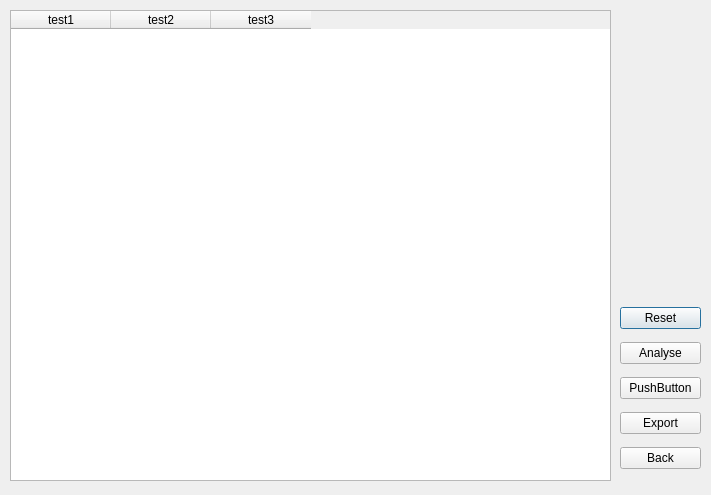
<?xml version="1.0" encoding="UTF-8"?>
<ui version="4.0">
 <class>Dialog</class>
 <widget class="QDialog" name="Dialog">
  <property name="geometry">
   <rect>
    <x>0</x>
    <y>0</y>
    <width>711</width>
    <height>495</height>
   </rect>
  </property>
  <property name="windowTitle">
   <string>Result</string>
  </property>
  <widget class="QTableWidget" name="tableWidget">
   <property name="geometry">
    <rect>
     <x>10</x>
     <y>10</y>
     <width>601</width>
     <height>471</height>
    </rect>
   </property>
   <column>
    <property name="text">
     <string>test1</string>
    </property>
   </column>
   <column>
    <property name="text">
     <string>test2</string>
    </property>
   </column>
   <column>
    <property name="text">
     <string>test3</string>
    </property>
   </column>
  </widget>
  <widget class="QWidget" name="verticalLayoutWidget">
   <property name="geometry">
    <rect>
     <x>620</x>
     <y>300</y>
     <width>81</width>
     <height>181</height>
    </rect>
   </property>
   <layout class="QVBoxLayout" name="verticalLayout">
    <item>
     <widget class="QPushButton" name="pushButton_3">
      <property name="text">
       <string>Reset</string>
      </property>
     </widget>
    </item>
    <item>
     <widget class="QPushButton" name="pushButton_2">
      <property name="text">
       <string>Analyse</string>
      </property>
     </widget>
    </item>
    <item>
     <widget class="QPushButton" name="pushButton_5">
      <property name="text">
       <string>PushButton</string>
      </property>
     </widget>
    </item>
    <item>
     <widget class="QPushButton" name="pushButton_4">
      <property name="text">
       <string>Export</string>
      </property>
     </widget>
    </item>
    <item>
     <widget class="QPushButton" name="pushButton">
      <property name="text">
       <string>Back</string>
      </property>
     </widget>
    </item>
   </layout>
  </widget>
 </widget>
 <resources/>
 <connections/>
</ui>
